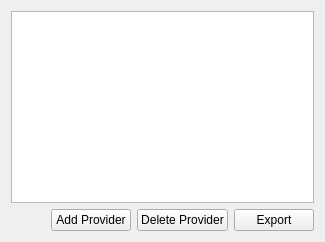
     <widget class="QWidget" name="pageProviders">
      <layout class="QVBoxLayout" name="verticalLayout_9">
       <item>
        <widget class="QTableView" name="providersTable">
         <property name="toolTip">
          <string/>
         </property>
         <property name="alternatingRowColors">
          <bool>true</bool>
         </property>
         <property name="selectionBehavior">
          <enum>QAbstractItemView::SelectRows</enum>
         </property>
         <property name="textElideMode">
          <enum>Qt::ElideMiddle</enum>
         </property>
         <property name="showGrid">
          <bool>true</bool>
         </property>
         <property name="sortingEnabled">
          <bool>true</bool>
         </property>
         <property name="cornerButtonEnabled">
          <bool>false</bool>
         </property>
        </widget>
       </item>
       <item>
        <layout class="QHBoxLayout" name="horizontalLayout_12">
         <item>
          <spacer name="horizontalSpacer_5">
           <property name="orientation">
            <enum>Qt::Horizontal</enum>
           </property>
           <property name="sizeHint" stdset="0">
            <size>
             <width>40</width>
             <height>20</height>
            </size>
           </property>
          </spacer>
         </item>
         <item>
          <widget class="QPushButton" name="btnAddProvider">
           <property name="sizePolicy">
            <sizepolicy hsizetype="Maximum" vsizetype="Fixed">
             <horstretch>0</horstretch>
             <verstretch>0</verstretch>
            </sizepolicy>
           </property>
           <property name="maximumSize">
            <size>
             <width>150</width>
             <height>16777215</height>
            </size>
           </property>
           <property name="layoutDirection">
            <enum>Qt::LeftToRight</enum>
           </property>
           <property name="text">
            <string>Add Provider</string>
           </property>
          </widget>
         </item>
         <item>
          <widget class="QPushButton" name="btnDeleteProvider">
           <property name="text">
            <string>Delete Provider</string>
           </property>
          </widget>
         </item>
         <item>
          <widget class="QPushButton" name="btnExportProviders">
           <property name="text">
            <string>Export</string>
           </property>
          </widget>
         </item>
        </layout>
       </item>
      </layout>
     </widget>
